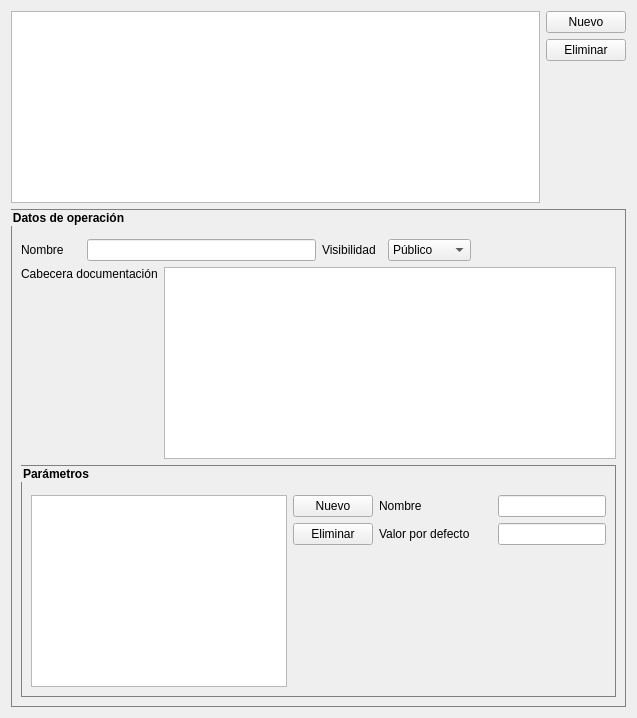
          <widget class="QWidget" name="tab_6">
           <attribute name="title">
            <string>Operaciones</string>
           </attribute>
           <layout class="QVBoxLayout" name="verticalLayout_32">
            <item>
             <layout class="QHBoxLayout" name="horizontalLayout_5">
              <item>
               <widget class="QListWidget" name="lwOperacionesCS"/>
              </item>
              <item>
               <layout class="QVBoxLayout" name="verticalLayout_5">
                <item>
                 <widget class="QPushButton" name="btNuevoAtributoOpCS">
                  <property name="text">
                   <string>Nuevo</string>
                  </property>
                 </widget>
                </item>
                <item>
                 <widget class="QPushButton" name="btEliminarAtributoOpCS">
                  <property name="text">
                   <string>Eliminar</string>
                  </property>
                 </widget>
                </item>
                <item>
                 <spacer name="verticalSpacer_2">
                  <property name="orientation">
                   <enum>Qt::Vertical</enum>
                  </property>
                  <property name="sizeHint" stdset="0">
                   <size>
                    <width>20</width>
                    <height>40</height>
                   </size>
                  </property>
                 </spacer>
                </item>
               </layout>
              </item>
             </layout>
            </item>
            <item>
             <widget class="QGroupBox" name="groupBox_2">
              <property name="styleSheet">
               <string notr="true">QGroupBox{
font:bold;
border: 1px solid gray;
}</string>
              </property>
              <property name="title">
               <string>Datos de operación</string>
              </property>
              <layout class="QVBoxLayout" name="verticalLayout_9">
               <item>
                <widget class="QLabel" name="label_26">
                 <property name="text">
                  <string/>
                 </property>
                </widget>
               </item>
               <item>
                <layout class="QHBoxLayout" name="horizontalLayout_9">
                 <item>
                  <layout class="QHBoxLayout" name="horizontalLayout_6">
                   <item>
                    <widget class="QLabel" name="label_3">
                     <property name="minimumSize">
                      <size>
                       <width>60</width>
                       <height>0</height>
                      </size>
                     </property>
                     <property name="text">
                      <string>Nombre</string>
                     </property>
                    </widget>
                   </item>
                   <item>
                    <widget class="QLineEdit" name="leNombreOperacionCS"/>
                   </item>
                  </layout>
                 </item>
                 <item>
                  <layout class="QHBoxLayout" name="horizontalLayout_7">
                   <item>
                    <widget class="QLabel" name="label_5">
                     <property name="sizePolicy">
                      <sizepolicy hsizetype="Fixed" vsizetype="Preferred">
                       <horstretch>0</horstretch>
                       <verstretch>0</verstretch>
                      </sizepolicy>
                     </property>
                     <property name="minimumSize">
                      <size>
                       <width>60</width>
                       <height>0</height>
                      </size>
                     </property>
                     <property name="text">
                      <string>Visibilidad</string>
                     </property>
                    </widget>
                   </item>
                   <item>
                    <widget class="QComboBox" name="cbVisibilidadCS">
                     <item>
                      <property name="text">
                       <string>Público</string>
                      </property>
                     </item>
                     <item>
                      <property name="text">
                       <string>Privado</string>
                      </property>
                     </item>
                     <item>
                      <property name="text">
                       <string>Protegido</string>
                      </property>
                     </item>
                    </widget>
                   </item>
                   <item>
                    <spacer name="horizontalSpacer_2">
                     <property name="orientation">
                      <enum>Qt::Horizontal</enum>
                     </property>
                     <property name="sizeHint" stdset="0">
                      <size>
                       <width>40</width>
                       <height>20</height>
                      </size>
                     </property>
                    </spacer>
                   </item>
                  </layout>
                 </item>
                </layout>
               </item>
               <item>
                <layout class="QHBoxLayout" name="horizontalLayout_8">
                 <item>
                  <widget class="QLabel" name="label_6">
                   <property name="minimumSize">
                    <size>
                     <width>60</width>
                     <height>0</height>
                    </size>
                   </property>
                   <property name="text">
                    <string>Cabecera documentación</string>
                   </property>
                   <property name="alignment">
                    <set>Qt::AlignLeading|Qt::AlignLeft|Qt::AlignTop</set>
                   </property>
                  </widget>
                 </item>
                 <item>
                  <widget class="QTextEdit" name="teCabeceraOperacion">
                   <property name="sizePolicy">
                    <sizepolicy hsizetype="MinimumExpanding" vsizetype="Fixed">
                     <horstretch>0</horstretch>
                     <verstretch>0</verstretch>
                    </sizepolicy>
                   </property>
                  </widget>
                 </item>
                </layout>
               </item>
               <item>
                <widget class="QGroupBox" name="groupBox_3">
                 <property name="title">
                  <string>Parámetros</string>
                 </property>
                 <layout class="QVBoxLayout" name="verticalLayout_8">
                  <item>
                   <widget class="QLabel" name="label_27">
                    <property name="text">
                     <string/>
                    </property>
                   </widget>
                  </item>
                  <item>
                   <layout class="QHBoxLayout" name="horizontalLayout_13">
                    <item>
                     <layout class="QHBoxLayout" name="horizontalLayout_10">
                      <item>
                       <widget class="QListWidget" name="lwParametrosCS"/>
                      </item>
                      <item>
                       <layout class="QVBoxLayout" name="verticalLayout_6">
                        <item>
                         <widget class="QPushButton" name="btNuevoParametroCS">
                          <property name="text">
                           <string>Nuevo</string>
                          </property>
                         </widget>
                        </item>
                        <item>
                         <widget class="QPushButton" name="btEliminarParametroCS">
                          <property name="text">
                           <string>Eliminar</string>
                          </property>
                         </widget>
                        </item>
                        <item>
                         <spacer name="verticalSpacer_3">
                          <property name="orientation">
                           <enum>Qt::Vertical</enum>
                          </property>
                          <property name="sizeHint" stdset="0">
                           <size>
                            <width>20</width>
                            <height>40</height>
                           </size>
                          </property>
                         </spacer>
                        </item>
                       </layout>
                      </item>
                     </layout>
                    </item>
                    <item>
                     <layout class="QVBoxLayout" name="verticalLayout_7">
                      <item>
                       <layout class="QHBoxLayout" name="horizontalLayout_11">
                        <item>
                         <widget class="QLabel" name="label_7">
                          <property name="minimumSize">
                           <size>
                            <width>113</width>
                            <height>0</height>
                           </size>
                          </property>
                          <property name="text">
                           <string>Nombre</string>
                          </property>
                         </widget>
                        </item>
                        <item>
                         <widget class="QLineEdit" name="leNombreParametroCS"/>
                        </item>
                       </layout>
                      </item>
                      <item>
                       <layout class="QHBoxLayout" name="horizontalLayout_12">
                        <item>
                         <widget class="QLabel" name="label_8">
                          <property name="minimumSize">
                           <size>
                            <width>113</width>
                            <height>0</height>
                           </size>
                          </property>
                          <property name="text">
                           <string>Valor por defecto</string>
                          </property>
                         </widget>
                        </item>
                        <item>
                         <widget class="QLineEdit" name="leValorDefaultCS"/>
                        </item>
                       </layout>
                      </item>
                      <item>
                       <spacer name="verticalSpacer_4">
                        <property name="orientation">
                         <enum>Qt::Vertical</enum>
                        </property>
                        <property name="sizeHint" stdset="0">
                         <size>
                          <width>20</width>
                          <height>40</height>
                         </size>
                        </property>
                       </spacer>
                      </item>
                     </layout>
                    </item>
                   </layout>
                  </item>
                 </layout>
                </widget>
               </item>
              </layout>
             </widget>
            </item>
           </layout>
          </widget>
